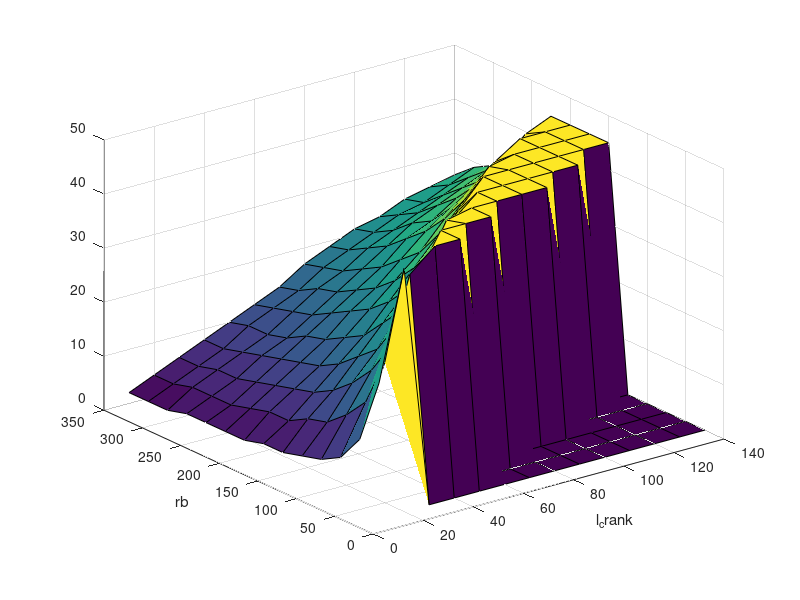

The MATLAB script that drew this image:
max_angle = zeros(16,16);

angle_offset = 20; %smallest angle between 2 mounts
h = 200;
%l_crank = 140;
%l_rocker = sqrt(h^2 + l_crank^2);
n_segments = 45;
%linewidth = 2;
%x_lim = rb+50;
%y_lim = rb+50;

Tx=0;
Ty=0;
Tz=0;
%alpha=45/n_segments;
beta=0/n_segments;
gamma=0;

T = ones(7,3);
top = ones(7,3);
base = ones(7,3);
R = eye(3);
lengths = ones(6,n_segments);
servo_angle = zeros(6,n_segments);
B = ones(n_segments, 6); %crank angle?

alpha = 1; %increment by 1 degree)
%rotation matrix
R_x = [1,0,0 ; 0, cos(deg2rad(alpha)), sin(deg2rad(alpha)); 0, -sin(deg2rad(alpha)), cos(deg2rad(alpha))];
R_y = [ cos(deg2rad(beta)),0, -sin(deg2rad(beta)); 0,1,0 ; sin(deg2rad(beta)),0, cos(deg2rad(beta))];
R_z = [cos(deg2rad(gamma)), sin(deg2rad(gamma)), 0; -sin(deg2rad(gamma)), cos(deg2rad(gamma)),0; 0,0,1];
R = R_x * R_y * R_z ;
%translation matrix
T(:,1)=Tx;
T(:,2)=Ty;
T(:,3)=Tz;


rb = 0; %radius of base mm
for loop_rb = 1:15

rb = rb+25;
max_angle(loop_rb+1,1) = rb; %rows show rb starting at 2

%base platform
for i=0:6
    if mod(i,2)==0 %if i is even
    angle = i*60 + angle_offset;  
      
    else
    angle = i*60 - angle_offset;  
    end
    base(i+1,:) = [rb*cos(deg2rad(angle)), rb*sin(deg2rad(angle)), -h];
  B(i+1) = deg2rad(angle+90);
end
%plot base
%plot3(base(:,1),base(:,2),base(:,3),'r', 'linewidth', linewidth); %connects the dots
%hold off;

l_crank = 0;
for loop_crank = 1:15
    
%reset variabes
l_crank = l_crank + 10;
l_rocker = sqrt(h^2 + l_crank^2);
B = ones(n_segments, 6); %crank angle?
lengths = ones(6,n_segments);
servo_angle = zeros(6,n_segments);

max_angle(1,loop_crank+1) = l_crank; %columns show l_crank starting at 2

if l_crank > rb
    continue
end

%reset top platform
for i=0:6
    if mod(i,2)==0 %if i is even
    angle = i*60 + angle_offset;  
      
    else
    angle = i*60 - angle_offset;  
    end
  top(i+1,:) = [rb*cos(deg2rad(angle)), rb*sin(deg2rad(angle)), 0];
end
%plot top
%plot3(top(:,1),top(:,2),top(:,3),'g', 'linewidth', linewidth);
%hold on;

%%{
%move platform
for j = 1:45 %increment degrees
  
%pause(0.0001);
%plot base
%plot3(base(:,1),base(:,2),base(:,3),'r', 'linewidth', linewidth); %connects the dots
%hold on;

%update top mount pts
top = R*transpose(top);
top = transpose(top)+T;

%plot top
%plot3(top(:,1),top(:,2),top(:,3),'g', 'linewidth', linewidth);
%hold on;

%plots links
for i=1:6
lengths(i) = norm(top(i,:) - base(i,:));
M = 2*l_crank*(top(i,3)-base(i,3));
N = 2*l_crank*(cos(B(i))*(top(i,1)-base(i,1)) + sin(B(i))*(top(i,2)-base(i,2)));
L=lengths(i)^2-(l_rocker^2-l_crank^2);
servo_angle(i,j+1) = asin(L/sqrt(M^2+N^2)) - atan(N/M);
crank = [base(i,1) + l_crank*cos(B(i))*cos(servo_angle(i,j+1)), base(i,2) + l_crank*cos(servo_angle(i,j+1))*sin(B(i)),...
        base(i,3) + l_crank*sin(servo_angle(i,j+1))];

link1 = [top(i,:); crank];
link2 = [crank;base(i,:)];
%plot3(link1(:,1),link1(:,2),link1(:,3),'m', 'linewidth', linewidth);
%hold on;
%plot3(link2(:,1),link2(:,2),link2(:,3),'c', 'linewidth', linewidth);
%hold on;

% compute misalignemnt angles
N = cross([base(i,1) base(i,2) 0] - base(1,:), [base(i,1) base(i,2) 0] - crank);
%// angle between plane and line, equals pi/2 - angle between D-E and N
plane_angle(i,j+1) = rad2deg(abs( pi/2 - acos( dot(crank-top(i,:), N)/norm(N)/norm(crank-top(i,:)) ) ));

end

    if isreal(servo_angle)==0
        break
    end

end
%%}

max_angle(loop_rb +1,loop_crank +1) = j;

end



end

surf(max_angle(1,2:15),max_angle(2:15,1),max_angle(2:15,2:15)) %3D plot
xlabel('l_crank');
ylabel('rb');
